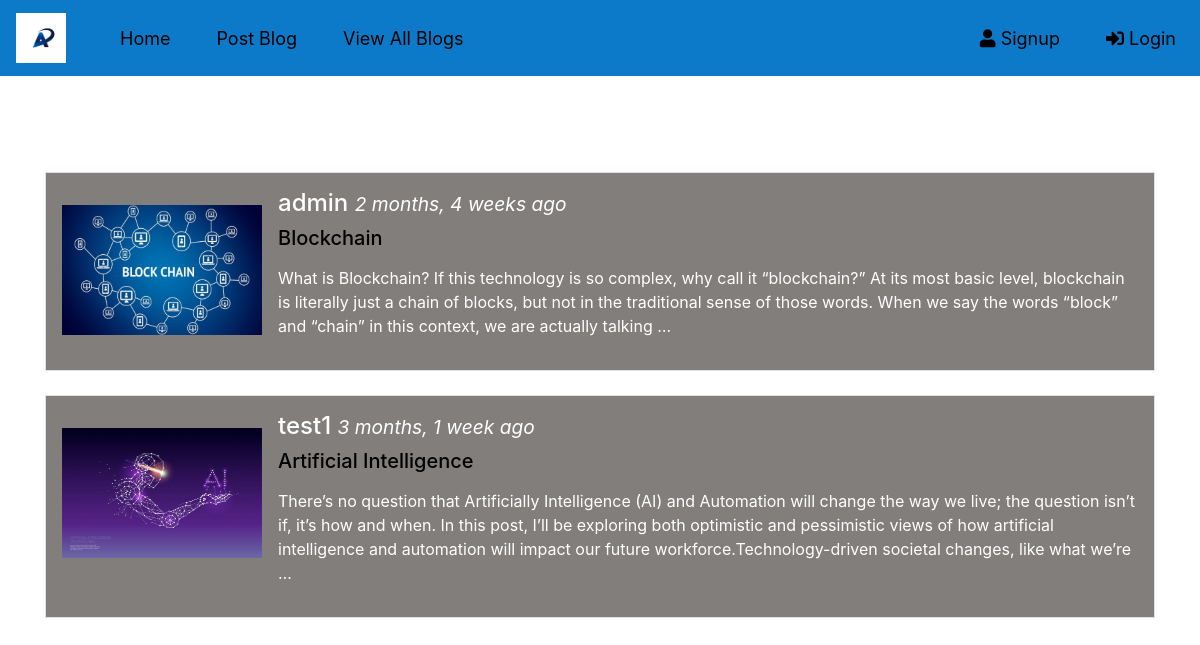
The page /viewblog/ on the database as committed earlier.
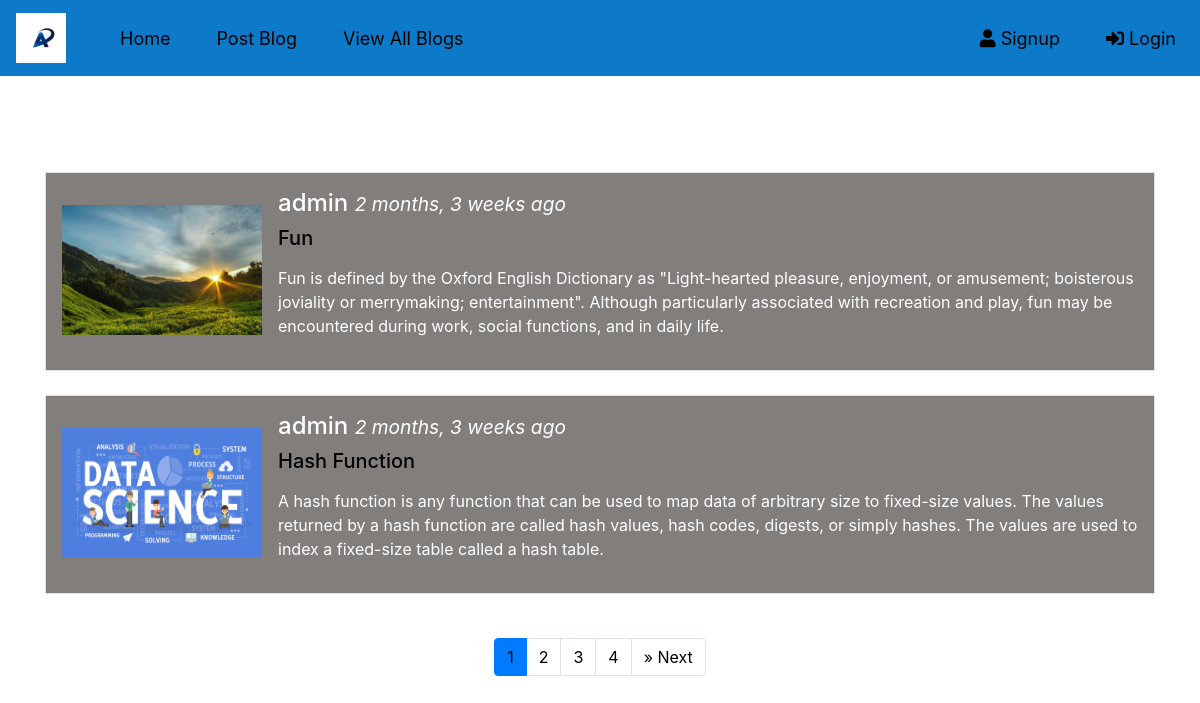
The same page on the database as committed later.
### blogapp/models.py (models this page shows)
class PostBlog(models.Model):
    title = models.CharField(max_length=50)
    description = models.CharField(max_length=2000)
    file = models.FileField(upload_to= 'images/')
    author = models.CharField(max_length=50)
    posted_date= models.DateTimeField(auto_now_add= True)
    comments = models.ForeignKey(Comment,null=True, blank=True,on_delete=models.CASCADE)

### blogapp/views.py (the view)
# urls.py: path('viewblog/',views.PostList.as_view(),name='home'),
class PostList(ListView):
    model = PostBlog
    template_name= 'blogapp/viewblog.html'
    context_object_name = 'blogs'
    ordering = ['-posted_date']
    paginate_by = 2
    def get_context_data(self, **kwargs):
            context = super(PostList, self).get_context_data(**kwargs)
            list_emp = PostBlog.objects.all()
            paginator = Paginator(list_emp, self.paginate_by)
            page = self.request.GET.get('page')
            try:
                file_emp = paginator.page(page)
            except PageNotAnInteger:
                file_emp = paginator.page(1)
            except EmptyPage:
                file_emp = paginator.page(paginator.num_pages)
            context['list_emp'] = file_emp
            return context

### templates/blogapp/viewblog.html (shortened to what this page needs)
{% extends 'blogapp/base.html' %}
{% block basecontent %}
<div class="container">
    <h1 style="color:white;padding:20px;">Blogs</h1>
    {% if blogs %}
    {% for blog in blogs %}
  <div class="media border p-3">
  <img src="{{blog.file.url}}" alt="John Doe" class="mr-3 mt-3 " style="width:200px; height:130px;">
  <div class="media-body">
    <h4>{{blog.author}} <small><i>{{blog.posted_date | timesince}} ago</i></small></h4>
    <h5><a href="/detailblog/{{blog.id}}">{{blog.title}}</a></h5>
    <p>{{blog.description|truncatewords:"50"|linebreaks}}</p>
  </div>
</div>
<br>
{% endfor %}
{% endif %}
{% if is_paginated %}
  <ul class="pagination justify-content-center" style="margin:20px 0"">
        {% for i in paginator.page_range %}
          {% if page_obj.number == i%}
        <li class="page-item active"><a class="page-link" href="?page={{ page_obj.number }}">{{ page_obj.number }}</a></li>
        {% else %}
        <li><a class="page-link" href="?page={{ i }}">{{ i }}</a></li>
        {% endif %}
          {% endfor %}
        {% if page_obj.has_next %}
            <li class="page-item"><a class="page-link" href="?page={{ page_obj.next_page_number }}">&raquo; Next</a></li>
        {% endif %}
    </ul>
</div>
{% endif %}
</div>
{% endblock %}

### templates/blogapp/base.html (shortened to what this page needs)
{% load static %}
<!DOCTYPE html>
<html lang="en" dir="ltr">
  <head>
    <link rel="stylesheet" href="{%static 'css/style.css' %}">
   <link rel="stylesheet" href="https://maxcdn.bootstrapcdn.com/bootstrap/4.4.1/css/bootstrap.min.css">
   <link rel="stylesheet" href="https://use.fontawesome.com/releases/v5.7.0/css/all.css">
  </head>
  <body style="background-image:url('{%static 'images/blog-bg.jfif' %}')">
  <nav class="navbar navbar-expand-md navbar-custom">
  <a class="navbar-brand" href="#"><img src="{%static "images/logo.jpg"%}" alt="My Blog" height="50px" width="50px"></a>
<div class="collapse navbar-collapse" id="collapsibleNavbar">
  <ul class="navbar-nav">
<li class="nav-item">
  <a class="nav-link" href="#">Home</a>
</li>
<li class="nav-item">
  <a class="nav-link" href="/postblog"> Post Blog</a>
</li>
<li class="nav-item">
  <a class="nav-link" href="/viewblog">View All Blogs</a>
</li>
</ul>
    {% if request.user.is_authenticated is True %}
  <ul class="navbar-nav ml-auto">
    <li class="nav-item">
        <a class="nav-link" href="#">  Welcome {{request.user}}</a>
    </li>
      <li class="nav-item">
          <a class="nav-link" href="/accounts/logout"><i class="fas fa-sign-out-alt"></i>  Logout</a>
      </li>
  </ul>
    {% else %}
    <ul class="navbar-nav ml-auto">
      <li class="nav-item">
        <a class="nav-link" href="/signup"><i class="fas fa-user"></i> Signup</a>
      </li>
      <li class="nav-item">
        <a class="nav-link" href="/accounts/login"><i class="fas fa-sign-in-alt"></i>  Login</a>
      </li>
  </ul>
      {% endif %}
</div>
</nav>
{% block basecontent%}
{% endblock %}
  </body>
</html>

### static/css/style.css (style rules this page uses)
.navbar-custom { background-color: #0c7ac9; }
.navbar-nav .nav-link { color: white; }
.navbar-nav > li { margin-left:30px; font-size: 18px; }
.media { background: #827e7c!important; color: white!important; }
a { color: black!important; }

Rows that differ between the two databases and show on the page:
no longer on this page (row unchanged): PostBlog: file (picture), author "admin", posted_date "2 months, 4 weeks", title "Blockchain", description "What is Blockchain? If this technology is so complex, why call it “blockchain?” At its most basic level, blockchain is literally just a chain of blocks, but not in the traditional sense of those words. When we say the words “block” and “chain” in this context, we are actually talking …"
no longer on this page (row unchanged): PostBlog: file (picture), author "test1", posted_date "3 months, 1 week", title "Artificial Intelligence", description "There’s no question that Artificially Intelligence (AI) and Automation will change the way we live; the question isn’t if, it’s how and when. In this post, I’ll be exploring both optimistic and pessimistic views of how artificial intelligence and automation will impact our future workforce.Technology-driven societal changes, like what we’re …"
added PostBlog: file (picture), author "admin", posted_date "2 months, 3 weeks", title "Fun", description "Fun is defined by the Oxford English Dictionary as \"Light-hearted pleasure, enjoyment, or amusement; boisterous joviality or merrymaking; entertainment\". Although particularly associated with recreation and play, fun may be encountered during work, social functions, and in daily life."
added PostBlog: file (picture), author "admin", posted_date "2 months, 3 weeks", title "Hash Function", description "A hash function is any function that can be used to map data of arbitrary size to fixed-size values. The values returned by a hash function are called hash values, hash codes, digests, or simply hashes. The values are used to index a fixed-size table called a hash table."
Other text that changed with them:
new list line: "1"
new list line: "2"
new list line: "3"
new list line: "4"
text now shown: "» Next"
